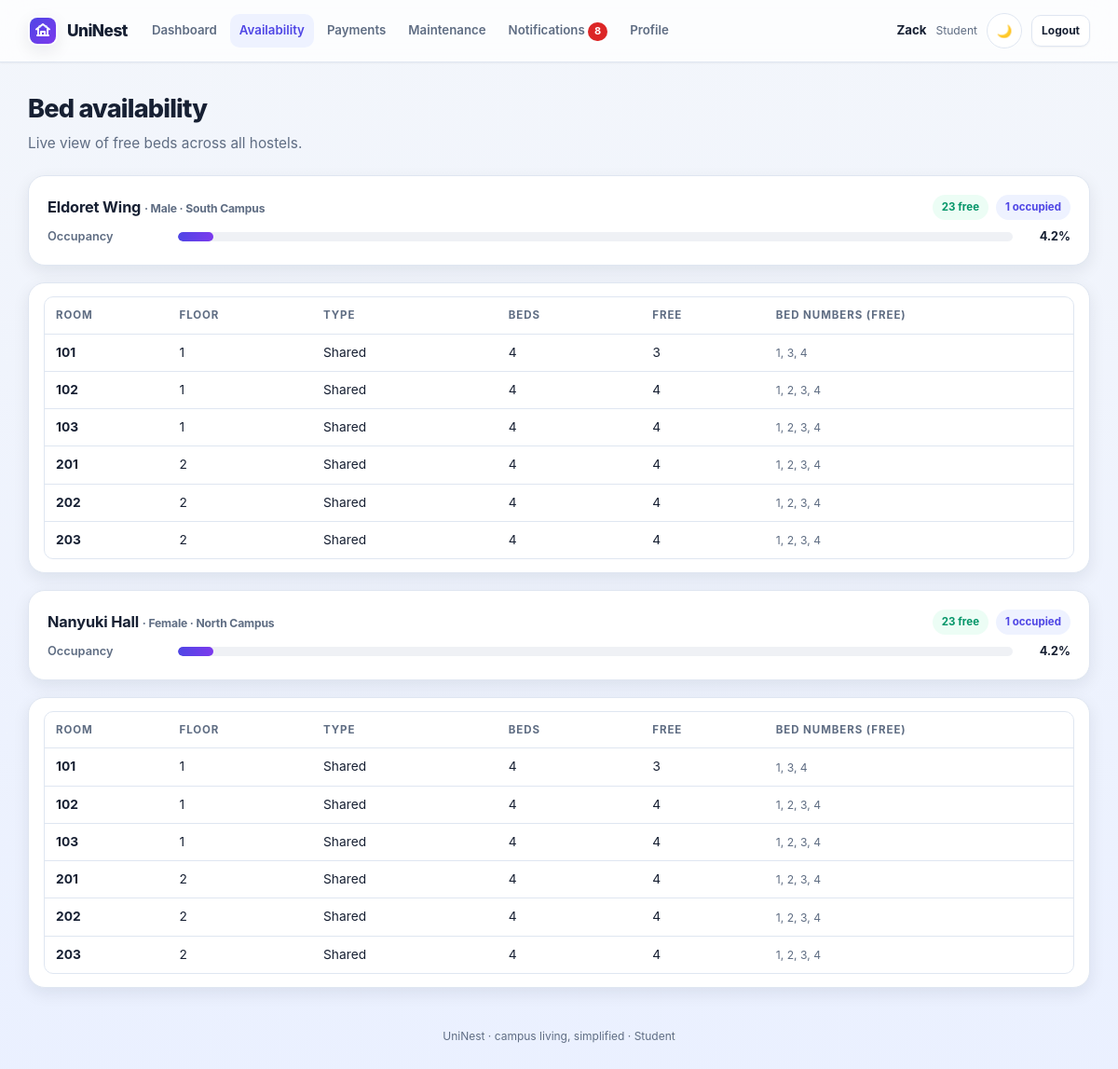
The app's page /my/availability (signed in) with its own data.
### app/models/user.py (models this page shows, shortened)
class User(db.Model):
    __tablename__ = "users"
    id = db.Column(db.Integer, primary_key=True)
    email = db.Column(db.String(120), unique=True, nullable=False, index=True)
    password_hash = db.Column(db.String(255), nullable=False)
    full_name = db.Column(db.String(120), nullable=False)
    profile_image = db.Column(db.String(500), nullable=True)
    role = db.Column(db.String(20), nullable=False, default="student")
    is_active = db.Column(db.Boolean, default=True)
    email_verified = db.Column(db.Boolean, default=True)
    verification_token = db.Column(db.String(255), nullable=True, unique=True)
    reset_token = db.Column(db.String(255), nullable=True, unique=True)
    created_at = db.Column(db.DateTime, default=datetime.utcnow)
    student = db.relationship("Student", back_populates="user", uselist=False, cascade="all, delete-orphan")

### app/models/hostel.py (models this page shows, shortened)
class Hostel(db.Model):
    __tablename__ = "hostels"
    id = db.Column(db.Integer, primary_key=True)
    name = db.Column(db.String(120), unique=True, nullable=False)
    gender = db.Column(db.String(10), nullable=False, default="mixed")
    location = db.Column(db.String(120))
    description = db.Column(db.String(255))
    image_url = db.Column(db.String(500))
    amenities = db.Column(db.Text, default="")
    created_at = db.Column(db.DateTime, default=datetime.utcnow)
    rooms = db.relationship("Room", back_populates="hostel", cascade="all, delete-orphan", lazy="dynamic")
    @property
    def beds_total(self):
        return sum(r.beds_total for r in self.rooms)
    @property
    def beds_occupied(self):
        return sum(r.beds_occupied for r in self.rooms)
    @property
    def beds_available(self):
        return self.beds_total - self.beds_occupied - self.beds_maintenance
    @property
    def beds_maintenance(self):
        return sum(r.beds_maintenance for r in self.rooms)
    @property
    def occupancy_rate(self):
        if self.beds_total == 0:
            return 0
        return round(100.0 * self.beds_occupied / self.beds_total, 1)
    @property
    def amenity_list(self):
        if not self.amenities:
            return []
    def to_dict(self):
        return {
            "id": self.id,
            "name": self.name,
            "gender": self.gender,
            "location": self.location,
            "description": self.description,
            "image_url": self.image_url,
            "amenities": self.amenity_list,
            "rooms_count": self.rooms.count() if self.rooms else 0,
            "beds_total": self.beds_total,
            "beds_occupied": self.beds_occupied,
            "beds_available": self.beds_available,
            "beds_maintenance": self.beds_maintenance,
            "occupancy_rate": self.occupancy_rate,
        }

class Room(db.Model):
    __tablename__ = "rooms"
    id = db.Column(db.Integer, primary_key=True)
    hostel_id = db.Column(db.Integer, db.ForeignKey("hostels.id"), nullable=False)
    number = db.Column(db.String(20), nullable=False)
    floor = db.Column(db.Integer)
    room_type = db.Column(db.String(20), default="shared")
    created_at = db.Column(db.DateTime, default=datetime.utcnow)
    hostel = db.relationship("Hostel", back_populates="rooms")
    beds = db.relationship("Bed", back_populates="room", cascade="all, delete-orphan", lazy="dynamic")
    __table_args__ = (db.UniqueConstraint("hostel_id", "number", name="uq_room_number_in_hostel"),)
    @property
    def beds_total(self):
        return self.beds.count()
    @property
    def beds_occupied(self):
        return self.beds.filter_by(status="occupied").count()
    @property
    def beds_maintenance(self):
        return self.beds.filter_by(status="maintenance").count()
    @property
    def beds_available(self):
        return self.beds.filter_by(status="available").count()
    def to_dict(self, include_beds=False):
        data = {
            "id": self.id,
            "hostel_id": self.hostel_id,
            "hostel_name": self.hostel.name,
            "number": self.number,
            "floor": self.floor,
            "room_type": self.room_type,
            "beds_total": self.beds_total,
            "beds_occupied": self.beds_occupied,
            "beds_available": self.beds_available,
            "beds_maintenance": self.beds_maintenance,
        }
        if include_beds:
            data["beds"] = [b.to_dict() for b in self.beds.order_by(Bed.bed_number)]
        return data

### app/routes/web.py (the view)
@bp.get("/my/availability")
@login_required(["student", "admin", "management"])
def my_availability(user):
    return render_template("student/availability.html", hostels=hostel_service.availability_overview(), now_role=user.role)

### app/models/hostel.py (called while the page is built)
    def to_dict(self):
        return {
            "id": self.id,
            "room_id": self.room_id,
            "room_number": self.room.number if self.room else None,
            "hostel": self.room.hostel.name if self.room else None,
            "bed_number": self.bed_number,
            "status": self.status,
        }

### app/routes/web.py (called while the page is built)
@bp.app_context_processor
def template_context():
    user = current_user()
    unread = 0
    if user:
        unread = report_service.unread_counts(user.id)
    return {"current_user": user, "unread_count": unread}

def current_user():
    uid = session.get("uid")
    return db.session.get(User, uid) if uid else None

def login_required(roles=None):
    def decorator(fn):
        @wraps(fn)
        def wrapper(*args, **kwargs):
            user = current_user()
            if not user:
                return redirect(url_for("web.login"))
            if roles and user.role not in roles:
                flash("You do not have access to that area.", "error")
                return redirect(url_for("web.dashboard"))
            return fn(*args, user=user, **kwargs)
        return wrapper
    return decorator

### app/services/hostel_service.py (called while the page is built)
def list_hostels():
    return Hostel.query.order_by(Hostel.name).all()

def availability_overview():
    result = []
    for h in list_hostels():
        hostel_data = h.to_dict()
        hostel_data["rooms"] = [r.to_dict(include_beds=True) for r in h.rooms.order_by(Room.number)]
        result.append(hostel_data)
    return result

### app/services/report_service.py (called while the page is built)
def unread_counts(user_id):
    unread = Notification.query.filter_by(user_id=user_id, is_read=False).count()
    return unread

### templates/student/availability.html (shortened to what this page needs)
{% extends "base.html" %}
{% block content %}
<h1 class="page-title">Bed availability</h1>
<p class="page-sub">Live view of free beds across all hostels.</p>
{% if hostels %}
{% for h in hostels %}
<div class="card">
  <div class="btn-row" style="justify-content: space-between">
    <div class="card-title" style="margin:0">{{ h.name }} <span class="muted small">· {{ h.gender|capitalize }} · {{ h.location }}</span></div>
    <div class="btn-row">
      <span class="pill available">{{ h.beds_available }} free</span>
      <span class="pill occupied">{{ h.beds_occupied }} occupied</span>
    </div>
  </div>
  <div class="bar-chart mt-8">
    <div class="bar-row">
      <div class="bar-label">Occupancy</div>
      <div class="bar-track"><div class="bar-fill" style="width: {{ h.occupancy_rate }}%"></div></div>
      <div class="bar-value">{{ h.occupancy_rate }}%</div>
    </div>
  </div>
</div>
<div class="card tight">
  <table class="table">
    <thead>
      <tr><th>Room</th><th>Floor</th><th>Type</th><th>Beds</th><th>Free</th><th>Bed numbers (free)</th></tr>
    </thead>
    <tbody>
      {% for r in h.rooms %}
      <tr>
        <td><strong>{{ r.number }}</strong></td>
        <td>{{ r.floor or "—" }}</td>
        <td>{{ r.room_type|capitalize }}</td>
        <td class="num">{{ r.beds_total }}</td>
        <td class="num">{{ r.beds_available }}</td>
        <td class="muted small">
          {% for b in r.beds if b.status == "available" %}{{ b.bed_number }}{% if not loop.last %}, {% endif %}{% endfor %}
        </td>
      </tr>
      {% endfor %}
    </tbody>
  </table>
</div>
{% endfor %}
{% else %}
<div class="empty">No hostels published yet.</div>
{% endif %}
{% endblock %}

### templates/base.html (shortened to what this page needs)
<!doctype html>
<html lang="en">
<head>
  <link rel="stylesheet" href="{{ url_for('static', filename='css/uni.css') }}">
</head>
<body data-theme="light">
  <nav class="nav" aria-label="Main navigation">
    <div class="nav-inner">
      <div class="nav-brand-group">
        <a class="brand" href="{{ url_for('web.index') }}">
          <span class="brand-mark" aria-hidden="true">
          </span>
          <span class="brand-text">UniNest</span>
        </a>
      </div>
      <div class="nav-links" id="site-nav">
        {% if current_user %}
          {% if current_user.role == 'student' %}
            <a href="{{ url_for('web.dashboard') }}">Dashboard</a>
            <a href="{{ url_for('web.my_availability') }}">Availability</a>
            <a href="{{ url_for('web.my_payments') }}">Payments</a>
            <a href="{{ url_for('web.my_maintenance') }}">Maintenance</a>
            <a href="{{ url_for('web.my_notifications') }}">Notifications{% if unread_count %} <span class="badge nav-badge">{{ unread_count }}</span>{% endif %}</a>
            <a href="{{ url_for('web.my_profile') }}">Profile</a>
          {% else %}
            <a href="{{ url_for('web.management_dashboard') }}">Overview</a>
            <a href="{{ url_for('web.my_availability') }}">Availability</a>
            <a href="{{ url_for('web.admin_allocations') }}">Allocations</a>
            <a href="{{ url_for('web.reports') }}">Reports</a>
          {% endif %}
        {% endif %}
      </div>
      <div class="nav-user">
        {% if current_user %}
          <span class="name">{{ current_user.full_name.split()[0] }}</span>
          <span class="muted small">{{ current_user.role|capitalize }}</span>
          <button class="theme-toggle" type="button" aria-label="Toggle theme">🌙</button>
          <a class="btn sm" href="{{ url_for('web.logout') }}">Logout</a>
        {% else %}
          <button class="theme-toggle" type="button" aria-label="Toggle theme">🌙</button>
          <a class="btn sm" href="{{ url_for('web.login') }}">Log in</a>
          <a class="btn sm primary" href="{{ url_for('web.register') }}">Create account</a>
        {% endif %}
      </div>
    </div>
  </nav>
  <main class="container {% block container_class %}{% endblock %}">
    {% block content %}{% endblock %}
    <div class="footer">UniNest · campus living, simplified {{ current_user.role|default('', true) and '· ' + current_user.role|capitalize }}</div>
  </main>
</body>
</html>

### records on screen
User: full_name "Zack", role "Student", role "· Student"
Hostel: name "Eldoret Wing", gender "Male", location "South Campus", beds_available "23", beds_occupied "1", occupancy_rate "4.2", floor "1" "1" "1" "2" "2" "2", beds_total "4" "4" "4" "4" "4" "4", beds_available "3" "4" "4" "4" "4" "4", bed_number "1" "3" "4" "1" "2" "3" "4" "1" "2" "3" "4" "1" "2" "3" "4" "1" "2" "3" "4" "1" "2" "3" "4"
Room: number "101", room_type "Shared"
Room: number "102", room_type "Shared"
Room: number "103", room_type "Shared"
Room: number "201", room_type "Shared"
Room: number "202", room_type "Shared"
Room: number "203", room_type "Shared"
Hostel: name "Nanyuki Hall", gender "Female", location "North Campus", beds_available "23", beds_occupied "1", occupancy_rate "4.2", floor "1" "1" "1" "2" "2" "2", beds_total "4" "4" "4" "4" "4" "4", beds_available "3" "4" "4" "4" "4" "4", bed_number "1" "3" "4" "1" "2" "3" "4" "1" "2" "3" "4" "1" "2" "3" "4" "1" "2" "3" "4" "1" "2" "3" "4"
Room: number "101", room_type "Shared"
Room: number "102", room_type "Shared"
Room: number "103", room_type "Shared"
Room: number "201", room_type "Shared"
Room: number "202", room_type "Shared"
Room: number "203", room_type "Shared"

### other values on screen
{{ unread_count }} "8"
